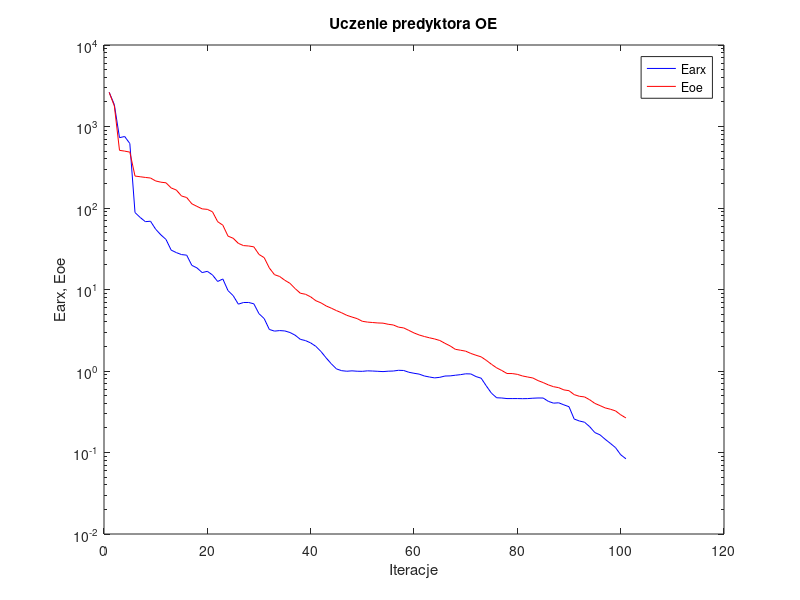
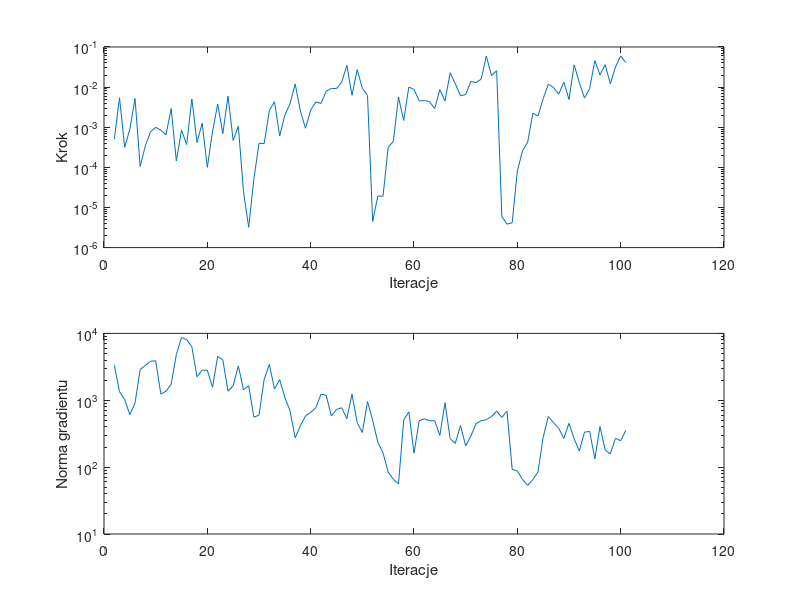

MATLAB code for these plots, in order:
%uczenie predyktora oe
clear all;
n=0; farx(n+1)=2.626575e+003; foe(n+1)=2.622005e+003; wspucz(n+1)=0.000000e+000; ng(n+1)=0.000000e+000;
%odnowa zmiennej metryki
n=1; farx(n+1)=1.855477e+003; foe(n+1)=1.789273e+003; krok(n+1)=5.069434e-004; ng(n+1)=3.332215e+003;
n=2; farx(n+1)=7.292632e+002; foe(n+1)=5.100189e+002; krok(n+1)=5.433546e-003; ng(n+1)=1.345987e+003;
n=3; farx(n+1)=7.539493e+002; foe(n+1)=4.988714e+002; krok(n+1)=3.163070e-004; ng(n+1)=1.018057e+003;
n=4; farx(n+1)=6.181602e+002; foe(n+1)=4.849697e+002; krok(n+1)=8.876006e-004; ng(n+1)=6.103622e+002;
n=5; farx(n+1)=8.798398e+001; foe(n+1)=2.466471e+002; krok(n+1)=5.186798e-003; ng(n+1)=9.012872e+002;
n=6; farx(n+1)=7.657991e+001; foe(n+1)=2.418803e+002; krok(n+1)=1.054119e-004; ng(n+1)=2.888416e+003;
n=7; farx(n+1)=6.801216e+001; foe(n+1)=2.372081e+002; krok(n+1)=3.423805e-004; ng(n+1)=3.318908e+003;
n=8; farx(n+1)=6.882108e+001; foe(n+1)=2.332683e+002; krok(n+1)=7.625735e-004; ng(n+1)=3.830456e+003;
n=9; farx(n+1)=5.489523e+001; foe(n+1)=2.147414e+002; krok(n+1)=9.977322e-004; ng(n+1)=3.895746e+003;
n=10; farx(n+1)=4.688444e+001; foe(n+1)=2.074213e+002; krok(n+1)=8.398512e-004; ng(n+1)=1.238476e+003;
n=11; farx(n+1)=4.112120e+001; foe(n+1)=2.038072e+002; krok(n+1)=6.500859e-004; ng(n+1)=1.364355e+003;
n=12; farx(n+1)=3.043803e+001; foe(n+1)=1.762890e+002; krok(n+1)=2.914778e-003; ng(n+1)=1.743886e+003;
n=13; farx(n+1)=2.836092e+001; foe(n+1)=1.661653e+002; krok(n+1)=1.440996e-004; ng(n+1)=4.811323e+003;
n=14; farx(n+1)=2.682271e+001; foe(n+1)=1.404476e+002; krok(n+1)=8.410247e-004; ng(n+1)=8.649846e+003;
n=15; farx(n+1)=2.639370e+001; foe(n+1)=1.344647e+002; krok(n+1)=3.702988e-004; ng(n+1)=8.065457e+003;
n=16; farx(n+1)=1.978462e+001; foe(n+1)=1.126202e+002; krok(n+1)=5.087256e-003; ng(n+1)=6.338955e+003;
n=17; farx(n+1)=1.839414e+001; foe(n+1)=1.046382e+002; krok(n+1)=4.167959e-004; ng(n+1)=2.246030e+003;
n=18; farx(n+1)=1.613437e+001; foe(n+1)=9.755762e+001; krok(n+1)=1.259664e-003; ng(n+1)=2.822103e+003;
n=19; farx(n+1)=1.670736e+001; foe(n+1)=9.624636e+001; krok(n+1)=1.003104e-004; ng(n+1)=2.806820e+003;
n=20; farx(n+1)=1.507560e+001; foe(n+1)=8.982221e+001; krok(n+1)=7.740461e-004; ng(n+1)=1.564818e+003;
n=21; farx(n+1)=1.254420e+001; foe(n+1)=6.793863e+001; krok(n+1)=3.765398e-003; ng(n+1)=4.522916e+003;
n=22; farx(n+1)=1.346684e+001; foe(n+1)=6.153215e+001; krok(n+1)=6.946998e-004; ng(n+1)=4.003727e+003;
n=23; farx(n+1)=9.687230e+000; foe(n+1)=4.518988e+001; krok(n+1)=5.967206e-003; ng(n+1)=1.362912e+003;
n=24; farx(n+1)=8.406485e+000; foe(n+1)=4.254315e+001; krok(n+1)=4.706747e-004; ng(n+1)=1.654436e+003;
n=25; farx(n+1)=6.609455e+000; foe(n+1)=3.682619e+001; krok(n+1)=1.058508e-003; ng(n+1)=3.261874e+003;
%odnowa zmiennej metryki
n=26; farx(n+1)=6.925443e+000; foe(n+1)=3.457384e+001; krok(n+1)=2.490114e-005; ng(n+1)=1.433727e+003;
n=27; farx(n+1)=6.931582e+000; foe(n+1)=3.419525e+001; krok(n+1)=3.213736e-006; ng(n+1)=1.650228e+003;
n=28; farx(n+1)=6.675180e+000; foe(n+1)=3.338298e+001; krok(n+1)=5.039187e-005; ng(n+1)=5.592467e+002;
n=29; farx(n+1)=5.045660e+000; foe(n+1)=2.692242e+001; krok(n+1)=3.968650e-004; ng(n+1)=5.983773e+002;
n=30; farx(n+1)=4.399978e+000; foe(n+1)=2.460942e+001; krok(n+1)=3.927263e-004; ng(n+1)=2.051950e+003;
n=31; farx(n+1)=3.234359e+000; foe(n+1)=1.836626e+001; krok(n+1)=2.607206e-003; ng(n+1)=3.441655e+003;
n=32; farx(n+1)=3.086448e+000; foe(n+1)=1.520445e+001; krok(n+1)=4.315901e-003; ng(n+1)=1.471556e+003;
n=33; farx(n+1)=3.133137e+000; foe(n+1)=1.444025e+001; krok(n+1)=6.037139e-004; ng(n+1)=2.033855e+003;
n=34; farx(n+1)=3.101700e+000; foe(n+1)=1.297372e+001; krok(n+1)=2.000848e-003; ng(n+1)=1.105113e+003;
n=35; farx(n+1)=2.966603e+000; foe(n+1)=1.189855e+001; krok(n+1)=3.796286e-003; ng(n+1)=6.964586e+002;
n=36; farx(n+1)=2.748746e+000; foe(n+1)=1.025656e+001; krok(n+1)=1.199493e-002; ng(n+1)=2.744759e+002;
n=37; farx(n+1)=2.446250e+000; foe(n+1)=9.000883e+000; krok(n+1)=2.553842e-003; ng(n+1)=4.145876e+002;
n=38; farx(n+1)=2.361285e+000; foe(n+1)=8.741584e+000; krok(n+1)=9.447947e-004; ng(n+1)=5.833190e+002;
n=39; farx(n+1)=2.211398e+000; foe(n+1)=8.124604e+000; krok(n+1)=2.673171e-003; ng(n+1)=6.596284e+002;
n=40; farx(n+1)=2.007070e+000; foe(n+1)=7.285333e+000; krok(n+1)=4.290347e-003; ng(n+1)=7.729103e+002;
n=41; farx(n+1)=1.732603e+000; foe(n+1)=6.853366e+000; krok(n+1)=3.910756e-003; ng(n+1)=1.233717e+003;
n=42; farx(n+1)=1.446984e+000; foe(n+1)=6.283566e+000; krok(n+1)=7.883344e-003; ng(n+1)=1.186234e+003;
n=43; farx(n+1)=1.224888e+000; foe(n+1)=5.897048e+000; krok(n+1)=9.307204e-003; ng(n+1)=5.816628e+002;
n=44; farx(n+1)=1.060134e+000; foe(n+1)=5.503678e+000; krok(n+1)=9.152723e-003; ng(n+1)=7.275344e+002;
n=45; farx(n+1)=1.009435e+000; foe(n+1)=5.177467e+000; krok(n+1)=1.314565e-002; ng(n+1)=7.733257e+002;
n=46; farx(n+1)=9.934923e-001; foe(n+1)=4.821533e+000; krok(n+1)=3.468850e-002; ng(n+1)=5.306637e+002;
n=47; farx(n+1)=1.004658e+000; foe(n+1)=4.593648e+000; krok(n+1)=6.256921e-003; ng(n+1)=1.234157e+003;
n=48; farx(n+1)=9.936910e-001; foe(n+1)=4.392071e+000; krok(n+1)=2.741623e-002; ng(n+1)=4.624519e+002;
n=49; farx(n+1)=9.907950e-001; foe(n+1)=4.072830e+000; krok(n+1)=9.317009e-003; ng(n+1)=3.293363e+002;
n=50; farx(n+1)=1.004376e+000; foe(n+1)=3.982212e+000; krok(n+1)=6.256921e-003; ng(n+1)=9.578827e+002;
%odnowa zmiennej metryki
n=51; farx(n+1)=9.993877e-001; foe(n+1)=3.934062e+000; krok(n+1)=4.457231e-006; ng(n+1)=5.030059e+002;
n=52; farx(n+1)=9.914645e-001; foe(n+1)=3.886405e+000; krok(n+1)=1.929519e-005; ng(n+1)=2.346322e+002;
n=53; farx(n+1)=9.833839e-001; foe(n+1)=3.866036e+000; krok(n+1)=1.903096e-005; ng(n+1)=1.638280e+002;
n=54; farx(n+1)=9.946602e-001; foe(n+1)=3.745107e+000; krok(n+1)=3.163070e-004; ng(n+1)=8.439089e+001;
n=55; farx(n+1)=9.993579e-001; foe(n+1)=3.670252e+000; krok(n+1)=4.438003e-004; ng(n+1)=6.581647e+001;
n=56; farx(n+1)=1.020126e+000; foe(n+1)=3.452940e+000; krok(n+1)=5.682045e-003; ng(n+1)=5.591617e+001;
n=57; farx(n+1)=1.014641e+000; foe(n+1)=3.378611e+000; krok(n+1)=1.473654e-003; ng(n+1)=5.034908e+002;
n=58; farx(n+1)=9.653617e-001; foe(n+1)=3.150355e+000; krok(n+1)=1.000726e-002; ng(n+1)=6.687837e+002;
n=59; farx(n+1)=9.379940e-001; foe(n+1)=2.931662e+000; krok(n+1)=8.799720e-003; ng(n+1)=1.617698e+002;
n=60; farx(n+1)=9.158618e-001; foe(n+1)=2.767036e+000; krok(n+1)=4.520892e-003; ng(n+1)=4.932976e+002;
n=61; farx(n+1)=8.689423e-001; foe(n+1)=2.650363e+000; krok(n+1)=4.611188e-003; ng(n+1)=5.281707e+002;
n=62; farx(n+1)=8.438804e-001; foe(n+1)=2.554371e+000; krok(n+1)=4.352152e-003; ng(n+1)=4.934229e+002;
n=63; farx(n+1)=8.232626e-001; foe(n+1)=2.471827e+000; krok(n+1)=2.914778e-003; ng(n+1)=4.953904e+002;
n=64; farx(n+1)=8.366339e-001; foe(n+1)=2.366988e+000; krok(n+1)=8.672124e-003; ng(n+1)=2.989909e+002;
n=65; farx(n+1)=8.678567e-001; foe(n+1)=2.184470e+000; krok(n+1)=4.525276e-003; ng(n+1)=9.187757e+002;
n=66; farx(n+1)=8.711537e-001; foe(n+1)=2.030301e+000; krok(n+1)=2.262062e-002; ng(n+1)=2.651697e+002;
n=67; farx(n+1)=8.874742e-001; foe(n+1)=1.845562e+000; krok(n+1)=1.207035e-002; ng(n+1)=2.271232e+002;
n=68; farx(n+1)=9.019762e-001; foe(n+1)=1.798900e+000; krok(n+1)=6.065270e-003; ng(n+1)=4.190382e+002;
n=69; farx(n+1)=9.239753e-001; foe(n+1)=1.751719e+000; krok(n+1)=6.506258e-003; ng(n+1)=2.076665e+002;
n=70; farx(n+1)=9.205142e-001; foe(n+1)=1.642374e+000; krok(n+1)=1.384176e-002; ng(n+1)=2.907787e+002;
n=71; farx(n+1)=8.543466e-001; foe(n+1)=1.560858e+000; krok(n+1)=1.297031e-002; ng(n+1)=4.454846e+002;
n=72; farx(n+1)=8.160666e-001; foe(n+1)=1.491106e+000; krok(n+1)=1.576669e-002; ng(n+1)=4.946330e+002;
n=73; farx(n+1)=6.554722e-001; foe(n+1)=1.350598e+000; krok(n+1)=5.955282e-002; ng(n+1)=5.122174e+002;
n=74; farx(n+1)=5.335664e-001; foe(n+1)=1.208066e+000; krok(n+1)=1.932256e-002; ng(n+1)=5.716633e+002;
n=75; farx(n+1)=4.695136e-001; foe(n+1)=1.092662e+000; krok(n+1)=2.570124e-002; ng(n+1)=6.867078e+002;
%odnowa zmiennej metryki
n=76; farx(n+1)=4.663658e-001; foe(n+1)=1.013383e+000; krok(n+1)=5.874564e-006; ng(n+1)=5.536460e+002;
n=77; farx(n+1)=4.589125e-001; foe(n+1)=9.317220e-001; krok(n+1)=3.849289e-006; ng(n+1)=6.876329e+002;
n=78; farx(n+1)=4.588469e-001; foe(n+1)=9.302300e-001; krok(n+1)=4.142305e-006; ng(n+1)=9.272280e+001;
n=79; farx(n+1)=4.590141e-001; foe(n+1)=9.099241e-001; krok(n+1)=8.074766e-005; ng(n+1)=8.765936e+001;
n=80; farx(n+1)=4.575671e-001; foe(n+1)=8.692545e-001; krok(n+1)=2.578785e-004; ng(n+1)=6.555640e+001;
n=81; farx(n+1)=4.587518e-001; foe(n+1)=8.438787e-001; krok(n+1)=4.250148e-004; ng(n+1)=5.337056e+001;
n=82; farx(n+1)=4.635491e-001; foe(n+1)=8.212975e-001; krok(n+1)=2.223715e-003; ng(n+1)=6.498448e+001;
n=83; farx(n+1)=4.667449e-001; foe(n+1)=7.626478e-001; krok(n+1)=1.915637e-003; ng(n+1)=8.472059e+001;
n=84; farx(n+1)=4.661564e-001; foe(n+1)=7.212895e-001; krok(n+1)=5.162776e-003; ng(n+1)=2.801084e+002;
n=85; farx(n+1)=4.242667e-001; foe(n+1)=6.756224e-001; krok(n+1)=1.181377e-002; ng(n+1)=5.715913e+002;
n=86; farx(n+1)=4.033325e-001; foe(n+1)=6.419195e-001; krok(n+1)=9.778245e-003; ng(n+1)=4.616425e+002;
n=87; farx(n+1)=4.073534e-001; foe(n+1)=6.247129e-001; krok(n+1)=6.681129e-003; ng(n+1)=3.829561e+002;
n=88; farx(n+1)=3.844488e-001; foe(n+1)=5.865682e-001; krok(n+1)=1.321526e-002; ng(n+1)=2.695268e+002;
n=89; farx(n+1)=3.647035e-001; foe(n+1)=5.733269e-001; krok(n+1)=4.944398e-003; ng(n+1)=4.517659e+002;
n=90; farx(n+1)=2.575903e-001; foe(n+1)=5.132002e-001; krok(n+1)=3.585583e-002; ng(n+1)=2.650840e+002;
n=91; farx(n+1)=2.436236e-001; foe(n+1)=4.896073e-001; krok(n+1)=1.290032e-002; ng(n+1)=1.742964e+002;
n=92; farx(n+1)=2.354284e-001; foe(n+1)=4.809864e-001; krok(n+1)=5.320104e-003; ng(n+1)=3.332353e+002;
n=93; farx(n+1)=2.074025e-001; foe(n+1)=4.438198e-001; krok(n+1)=9.248075e-003; ng(n+1)=3.423730e+002;
n=94; farx(n+1)=1.756253e-001; foe(n+1)=4.006546e-001; krok(n+1)=4.568872e-002; ng(n+1)=1.326266e+002;
n=95; farx(n+1)=1.647173e-001; foe(n+1)=3.763498e-001; krok(n+1)=2.014462e-002; ng(n+1)=4.043816e+002;
n=96; farx(n+1)=1.452712e-001; foe(n+1)=3.526054e-001; krok(n+1)=3.618094e-002; ng(n+1)=1.798519e+002;
n=97; farx(n+1)=1.294872e-001; foe(n+1)=3.396428e-001; krok(n+1)=1.209242e-002; ng(n+1)=1.574845e+002;
n=98; farx(n+1)=1.148200e-001; foe(n+1)=3.241886e-001; krok(n+1)=3.178877e-002; ng(n+1)=2.706279e+002;
n=99; farx(n+1)=9.392983e-002; foe(n+1)=2.902711e-001; krok(n+1)=5.983917e-002; ng(n+1)=2.474535e+002;
n=100; farx(n+1)=8.385866e-002; foe(n+1)=2.657805e-001; krok(n+1)=4.086147e-002; ng(n+1)=3.557257e+002;

figure; semilogy(farx,'b'); hold on; semilogy(foe,'r'); xlabel('Iteracje'); ylabel('Earx, Eoe'); legend('Earx','Eoe'); title('Uczenie predyktora OE');
figure; subplot(2,1,1); semilogy(krok); xlabel('Iteracje'); ylabel('Krok');
subplot(2,1,2); semilogy(ng); xlabel('Iteracje'); ylabel('Norma gradientu');
Earx=farx(n+1)
Eoe=foe(n+1)
